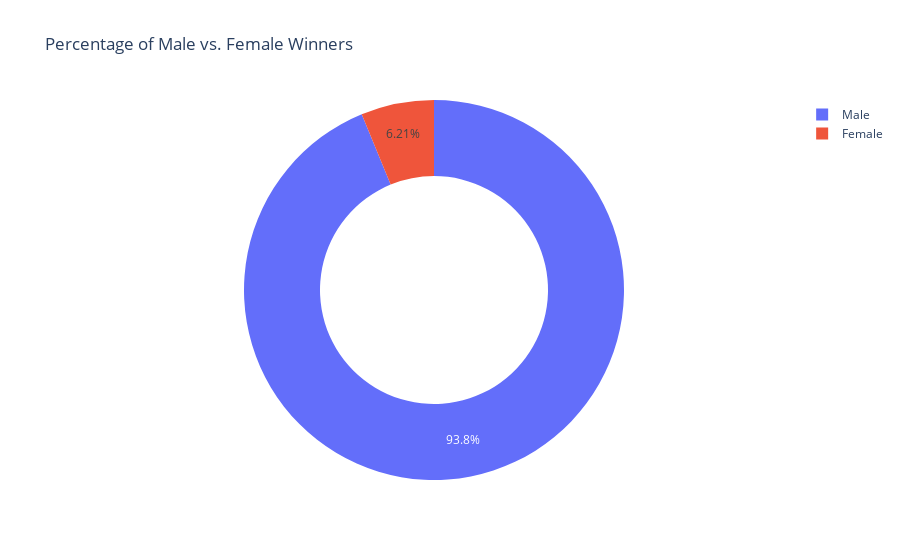

The notebook cell saved with this chart:
### Code cell
pie = px.pie(
    data_frame=male_vs_female,
    names=male_vs_female.index,
    values="count",
    title="Percentage of Male vs. Female Winners",
    labels=male_vs_female.index,
    hole=0.6
)

pie.update_traces(textposition="inside", textinfo="percent")
pie.show()

### Figure 1 — Plotly figure (JSON) as saved in the notebook; plotly's stock layout.template omitted (floating-point values rounded to 4 significant figures)
{"data": [{"domain": {"x": [0, 1], "y": [0, 1]}, "hole": 0.6, "hovertemplate": "sex=%{label}<br>count=%{value}<extra></extra>", "labels": ["Male", "Female"], "legendgroup": "", "name": "", "showlegend": true, "textinfo": "percent", "textposition": "inside", "type": "pie", "values": [876, 58]}], "layout": {"legend": {"tracegroupgap": 0}, "title": {"text": "Percentage of Male vs. Female Winners"}}}
